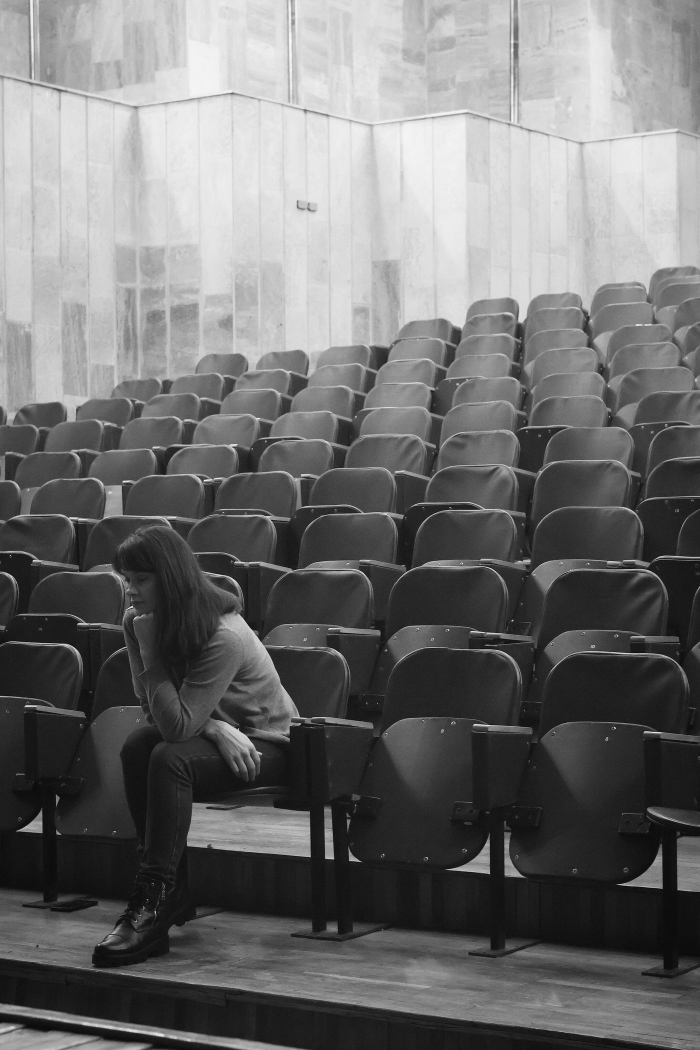
#> input picture docs/producao-conteudo/karol/posts/contrastes-semana15-13a15nov/assets-fotos/01-espera-publico.jpg, 1400 x 2100 px (shown at 1/2 size)
$ python -i gerar_capas.py   (imports and definitions only)
#> lines starting #> are read from the running program, lines starting #| are printed output that depends on the picture
#!/usr/bin/env python3
"""Capas fotográficas editoriais. Pillow, assets locais; sem rede ou API."""
from pathlib import Path
import hashlib
import json
from PIL import Image, ImageDraw, ImageFont, ImageOps, ImageFilter, ImageEnhance

OUT = Path(__file__).resolve().parent
FONT = '/usr/share/fonts/truetype/dejavu/DejaVuSans-Bold.ttf'
BLACK, WHITE, ORANGE = '#090909', '#FFFFFF', '#FF6B1A'
# A composição usa dois quadros fotográficos, sem texto dentro das fotos.
# Corte quadrado dos horizontais: mantém ambos os interlocutores no acordo.
PHOTO_TOP, PHOTO_BOTTOM = 470, 1240
SPECS = [
    ('sex-13-11', 'SEX 13/11 · 20H',
     ['QUEM ESPERA', 'TER PÚBLICO'], ['QUEM VENDE', 'SEM AUDIÊNCIA'],
     ['01-espera-publico.jpg', '02-venda-direta.jpg']),
    ('sab-14-11', 'SÁB 14/11 · 20H',
     ['SERVIDOR', 'QUE ESPERA'], ['SERVIDOR', 'QUE CONSTRÓI'],
     ['03-espera-rotina.jpg', '04-construcao-propria.jpg']),
    ('dom-15-11', 'DOM 15/11 · 20H',
     ['QUEM ACUMULA', 'CONTEÚDO'], ['QUEM COLOCA', 'EM ORDEM', 'PARA VENDER'],
     ['05-conteudo-caotico.jpg', '06-organizacao-venda.jpg']),
]


def font(size):
    return ImageFont.truetype(FONT, size)


# [9 lines left out: function text, not called in this run]


def photo_panel(path):
    """Recorte editorial quadrado em paisagens, sobre contexto fotográfico suave.

    A extensão desfocada usa a própria foto, sem inventar pessoas. Retratos
    preservam a postura completa; o título fica fora da área fotográfica.
    """
#> called with path = 'assets-fotos/01-espera-publico.jpg'
    with Image.open(path) as source:
#> source is the input picture: PIL image 1400x2100 RGB; min 0, max 255, mean 111.3
        source = ImageOps.exif_transpose(source).convert('RGB')
        if source.width > source.height:
            square = ImageOps.fit(source, (540, 540), centering=(0.5, 0.5))
            panel = ImageOps.fit(source, (540, 770)).filter(ImageFilter.GaussianBlur(32))
            panel = ImageEnhance.Brightness(panel).enhance(0.42)
            panel.paste(square, (0, 115))
        else:
            panel = ImageOps.fit(source, (540, 770), centering=(0.5, 0.65))
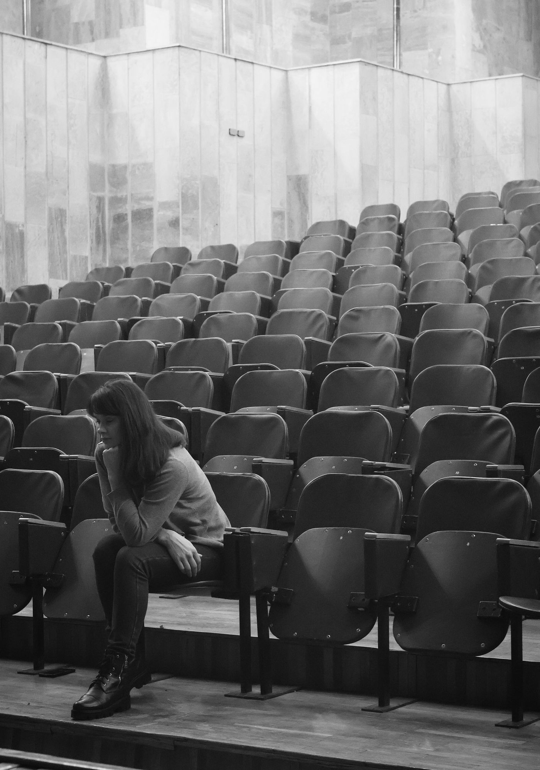
#> panel: PIL image 540x770 RGB; min 10, max 247, mean 109.2
        return panel


# [56 lines left out: function main, not called in this run]


# [2 lines not run here, left out]

>>> result = photo_panel('assets-fotos/01-espera-publico.jpg')
